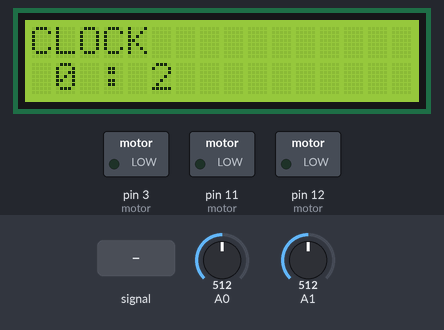
A sketch run on a simulated Arduino Uno, built with avr-gcc and run on an emulated ATmega328P. Parts: 16×2 character LCD, switched loads named in the sketch (green lamp = pin HIGH). Inputs (shaded band) come from the test bench; at power-on: A0 = 512, A1 = 512.

Above: at 1.2 s.
1.3 s: A0 fed a 200 Hz sine of ±255 counts around its level
At 1.95 s:
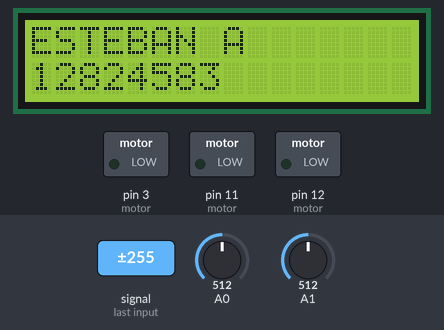
At 2.42 s:
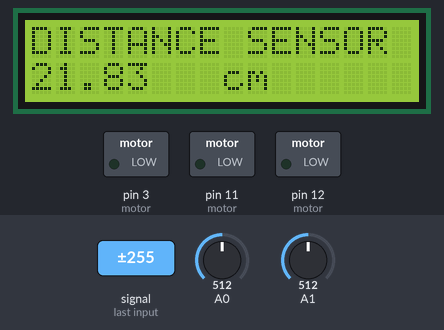
4.0 s: A0 set to 716
At 5.2 s:
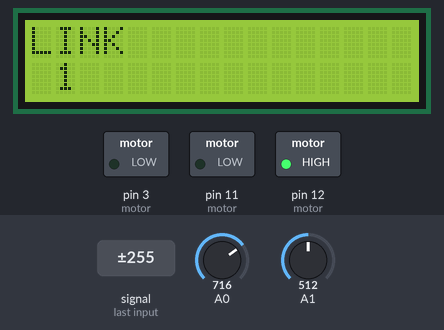
Timing chart, 0 to 7.0 s (numbered marks = the images above; inputs shaded):
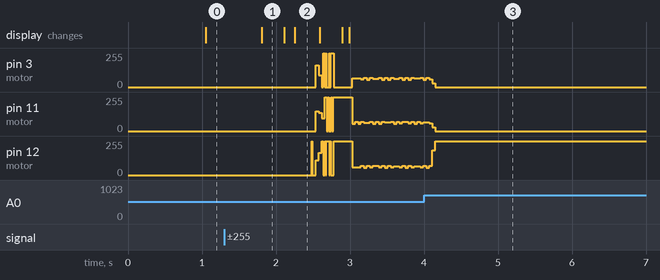

The sketch:

assigment_final.ino
```cpp
#include <avr/io.h>       //Include AVR library
#include<stdio.h>

#include <LiquidCrystal.h>
LiquidCrystal lcd(8, 9, 4, 5, 6, 7);

#define btnRIGHT  0
#define btnUP     1
#define btnDOWN   2
#define btnLEFT   3
#define btnSELECT 4
#define btnNONE   5

double sensor, inches, cm,dist1, dist2;
int lcd_key;
volatile unsigned int  seconds;
volatile unsigned int minutes;
int mode = 1;
int angle;
double avg;
double reads;
int Steps = 0;      // Start at no steps in sequence
int Direction; //Defaults at clockwise
int stepsleft; //<----Calculate the total number of steps per revolution
int x;          // variable to hold the direction
int speeder ;           //variable that set the speed of the motor
int count;


void setup() {
  // put your setup code here, to run once:
  lcd.begin(16, 2);              // start the library
  ADMUX |= (1 << REFS0);
  ADMUX &= ~(1 << REFS1);
  ADMUX &= ~(1 << ADLAR);
  ADCSRA |= (1 << ADEN) |  (1 << ADSC) | (1 << ADPS2) | (1 << ADPS1) | (1 << ADPS0);
  ADCSRA |= (1 << ADIE);

  //timer 1 setup
  cli();          // disable global interrupts
  TCCR1A = 0;     // set entire TCCR1A register to 0
  TCCR1B = 0;     // same for TCCR1B
  OCR1A = 15624;
  // turn on CTC mode:
  TCCR1B |= (1 << WGM12);
  // Set CS10 and CS12 bits for 1024 prescaler:
  TCCR1B |= (1 << CS10);
  TCCR1B |= (1 << CS12);
  // enable timer compare interrupt:
  TIMSK1 |= (1 << OCIE1A);

  //Serial.begin(9600);

  TCCR2A &= ~(1 <<  COM2A1);

  TCCR2A &= ~(1 << COM2A0); //<-------- Here, set control register A for the normal mode of operation.
  TCCR2B |= (1 << CS22) | (1 << CS21) | (1 << CS20); //<-------- Here, set control register B for the prescaler values choose wisely to get 1ms.
  TCNT2 = 0; //Initial counter at 0


  sei();      // enable global interrupts

  ADCSRA |= (1 << ADSC);              //runs tha adc module


  DDRB |= (1 < DDB5) | (1 << DDB4) | (1 << DDB3); //<-----Choose which pins to set as output for the motor, avoid using the digital pins the LCD uses.
  DDRD |= (1 << DDD3);


}
void update_clock() {                   //function that counts for the clock mode
  seconds++;                            // count the count of seconds it will increment
  if (seconds == 60) {                    //checks the conditions to then increase the minutes
    seconds = 0;
    minutes++;
    lcd.clear();
  }

}


int  read_LCD_buttons() {


  if (lcd_key < 750 && lcd_key > 600) {           //threshold value of the select button
    if ( TCNT2 >= 16) {
      count++;
      TCNT2 = 0;

    } if (count == 40) {                  //debouncer for the button as this will wait a  amount of time until it changes to the next mode
      mode++;
      count = 0;
      lcd.clear();
    }

  }


  if ( mode == 7) {                         // checks is the modes goes to the final moden and hence goes back to the first mode and keeps the cycle
    mode = 1;
  }


  ADCSRA |= (1 << ADSC);   //<---- Start ADC conversion bit
  while (ADCSRA != ADCSRA & ~(1 << ADIF)) //<---- Create a condition that waits for ADC conversion interrupt flag
    ADCSRA &= ~(1 << ADIF);


  switch (mode) {
    case 1:

      lcd.home();
      lcd.setCursor(0, 0);
      lcd.print("CLOCK");
      lcd.setCursor(1, 1);
      lcd.print (minutes);
      lcd.setCursor(3, 1);
      lcd.print(":");
      lcd.setCursor(5, 1);
      lcd.print(seconds);
      break;

    case 2:
      lcd.setCursor (0, 0);
      lcd.print("ESTEBAN A");
      lcd.setCursor(0, 1);
      lcd.print("12824583");
      break;


    case 3:
      lcd.setCursor(0, 0);
      lcd.print("DISTANCE SENSOR");
      lcd.setCursor(8, 1);
      lcd.print("cm");
      lcd.setCursor(0, 1);
      lcd.print(avg);
      distance();
      break;


    case 4:
      lcd.setCursor(0, 0);
      lcd.print("CONTINUOUS");

      conti();

      break;

    case 5:
      lcd.setCursor(0, 0);
      lcd.print("STEPS");
      lcd.setCursor(0, 1);
      lcd.print(stepsleft);
      steps();
      break;


    case 6:
      lcd.setCursor(0, 0);;
      lcd.print("LINK");
      lcd.setCursor(1, 1);
      lcd.print(angle);
      linki();
      break;

  }

  return  lcd_key;
}


int distance() {
  if (lcd_key < 750 && lcd_key > 600) {
    if ( TCNT2 >= 16) {
      count++;
      TCNT2 = 0;

    } if (count == 20) {
      mode++;
      count = 0;
      lcd.clear();                          //this was done with the purpose to exit the distance mode when the select is pressed.
    }


  }

  float total;        // sets a float variable
  ADCSRA |= (1 << ADSC);   //<---- Start ADC conversion bit
  while (ADCSRA != ADCSRA & ~(1 << ADIF)) //<---- Create a condition that waits for ADC conversion interrupt flag
    ADCSRA &= ~(1 << ADIF);

  for (int x = 0; x < 200; x++) {                   // seta a for loop to average and poll the value that the sensor is reading
    inches = 4192.936 * pow(sensor, -0.935) - 3.937;
    cm = 10650.08 * pow(sensor, -0.935) - 10;         // distance equations
   dist1=60.374*pow(sensor,-1.16);
   dist2=23207.9*pow(sensor,-1.1171);


    total = dist2;
  }
  if ( TCNT2 >= 16) {

    count++;
    TCNT2 = 0;

  }

  if (count == 40) {
    avg = total;
    reads = total;                    //this was done with the purpose of giving the sensor a stable update rate
    count = 0;
  }


  return sensor;            // returns the value of the adc channel 1 from isr
}

void SetDirection() {


  if (Direction == x)                 //check whether the conditino for the funtions is either 1 or  0 to set a direction
  {
    Steps++;
  }
  else
  {
    Steps--;
  }
  if (Steps > 7) {
    Steps = 0;
  }
  if (Steps < 0)
  {
    Steps = 7;
  }
}
void motor(float xw) {
  for (float x = 0.0; x < xw; x++)
  {


    switch (Steps)    // This switch case will handle the digital pins to toggle for each step, refer to the step sequence table for pin values.
    { // Make sure you are toggling the correct pins
      case 0:
        //<----- Insert Digital Pin allocations for steps 1-7 Remember do not set the whole byte because the LCD uses certain digital pins.
        PORTB |= (1 << PORTB5);
        PORTD &= ~(1 << PORTD3);
        PORTB &= ~(1 << PORTB3);
        PORTB &= ~(1 << PORTB4);

        break;
      case 1:
        PORTB  |= (1 << PORTB5);
        PORTB  |= (1 << PORTB4);
        PORTD &= ~(1 << PORTD3);
        PORTB &= ~(1 << PORTB3);

        break;
      case 2:
        PORTB |= (1 << PORTB4);
        PORTD &= ~(1 << PORTD3);
        PORTB &= ~(1 << PORTB3);
        PORTB &= ~(1 << PORTB5);

        break;
      case 3:
        PORTB |= (1 << PORTB4);
        PORTB |= (1 << PORTB3);
        PORTD &= ~(1 << PORTD3);
        PORTB &= ~(1 << PORTB5);

        break;
      case 4:
        PORTB |= (1 << PORTB3);
        PORTD &= ~(1 << PORTD3);
        PORTB &= ~(1 << PORTB4);
        PORTB &= ~(1 << PORTB5);

        break;
      case 5:
        PORTB |= (1 << PORTB3);
        PORTD |= (1 << PORTD3);
        PORTB &= ~(1 << PORTB4);
        PORTB &= ~(1 << PORTB5);

        break;
      case 6:
        PORTD |= (1 << PORTD3);
        PORTB &= ~(1 << PORTB3);
        PORTB &= ~(1 << PORTB4);
        PORTB &= ~(1 << PORTB5);

        break;
      case 7:
        PORTD |= (1 << PORTD3);
        PORTB &= ~(1 << PORTB3);
        PORTB &= ~(1 << PORTB4);
        PORTB |= (1 << PORTB5);

        break;
      default:


        PORTD &= ~(1 << PORTD3);
        PORTB &= ~(1 << PORTB3);
        PORTB &= ~(1 << PORTB4);
        PORTB &= ~(1 << PORTB5); //<----Default pins select are off
        break;
    }
    SetDirection();
  }
}

void stepper() {


  switch (Steps)    // This switch case will handle the digital pins to toggle for each step, refer to the step sequence table for pin values.
  { // Make sure you are toggling the correct pins
    case 0:
      //<----- Insert Digital Pin allocations for steps 1-7 Remember do not set the whole byte because the LCD uses certain digital pins.
      PORTB |= (1 << PORTB5);
      PORTD &= ~(1 << PORTD3);
      PORTB &= ~(1 << PORTB3);
      PORTB &= ~(1 << PORTB4);

      break;
    case 1:
      PORTB  |= (1 << PORTB5);
      PORTB  |= (1 << PORTB4);
      PORTD &= ~(1 << PORTD3);
      PORTB &= ~(1 << PORTB3);

      break;
    case 2:
      PORTB |= (1 << PORTB4);
      PORTD &= ~(1 << PORTD3);
      PORTB &= ~(1 << PORTB3);
      PORTB &= ~(1 << PORTB5);

      break;
    case 3:
      PORTB |= (1 << PORTB4);
      PORTB |= (1 << PORTB3);
      PORTD &= ~(1 << PORTD3);
      PORTB &= ~(1 << PORTB5);

      break;
    case 4:
      PORTB |= (1 << PORTB3);
      PORTD &= ~(1 << PORTD3);
      PORTB &= ~(1 << PORTB4);
      PORTB &= ~(1 << PORTB5);
      //delay(1);
      break;
    case 5:
      PORTB |= (1 << PORTB3);
      PORTD |= (1 << PORTD3);
      PORTB &= ~(1 << PORTB4);
      PORTB &= ~(1 << PORTB5);

      break;
    case 6:
      PORTD |= (1 << PORTD3);
      PORTB &= ~(1 << PORTB3);
      PORTB &= ~(1 << PORTB4);
      PORTB &= ~(1 << PORTB5);
      //delay(1);
      break;
    case 7:
      PORTD |= (1 << PORTD3);
      PORTB &= ~(1 << PORTB3);
      PORTB &= ~(1 << PORTB4);
      PORTB |= (1 << PORTB5);

      break;
    default:


      PORTD &= ~(1 << PORTD3);
      PORTB &= ~(1 << PORTB3);
      PORTB &= ~(1 << PORTB4);
      PORTB &= ~(1 << PORTB5); //<----Default pins select are off
      break;
  }
  SetDirection();

}

void conti() {


  if ( TCNT2 >= 20 + speeder) {                       //this set the speed of the motor to a particular speed and then a variable will be added in order to increase or decrease the value of the speed based on other conditions
    SetDirection();
    stepper ();                                           // start the motor spinning
    if (lcd_key < 750 && lcd_key > 600) {
      if ( TCNT2 >= 16) {
        count++;
        TCNT2 = 0;

      } if (count == 40) {
        mode++;
        count = 0;
        lcd.clear();                                  // this check whether the selct button is pressed and hence moves to the next mode
      }


    }

    TCNT2 = 0;

  }

  if (lcd_key < 555  && lcd_key > 350) { // btnleft
    x = 1;                                  // sets direction counterclockwise aand will get called on the direction function
    lcd.clear();
    lcd.setCursor(0, 1);
    lcd.print(speeder);
    lcd.setCursor(4, 1);
    lcd.print("rate");
    lcd.setCursor(9, 1);
    lcd.print("CCW");                       // prints the speed and direction


  }
  if (lcd_key < 50 ) {      //btn right

    x = 0;                                    // sets the direction clockwise and will get called on the direcion  function
    lcd.clear();
    lcd.setCursor(0, 1);
    lcd.print(speeder);
    lcd.setCursor(4, 1);
    lcd.print("rate");
    lcd.setCursor(9, 1);
    lcd.print("CW");                                //prints speed and direction

  }
  if (lcd_key < 175 && lcd_key > 50) { //btnup
    speeder = speeder - 1;                              // variable that increases the speed of the motor
    lcd.setCursor(0, 1);
    lcd.print(speeder);
    lcd.setCursor(4, 1);
    lcd.print("rate");

  }

  if (lcd_key < 340 && lcd_key > 200) {
    speeder = speeder + 1;                              //variable that increases and hence decreases the speed of the motor
    lcd.setCursor(0, 1);
    lcd.print(speeder);
    lcd.setCursor(4, 1);
    lcd.print("rate");

  }   // btn down
  if (speeder == 0) {                                 // avoids the motor to go back stop so it set the maximum speed
    speeder = 1;
  }


  if (lcd_key < 750 && lcd_key > 600) {
    if ( TCNT2 >= 16) {
      count++;
      TCNT2 = 0;

    } if (count == 40) {                              //check condition if the select button gets pressed and moves to the next mode
      mode++;
      count = 0;
      lcd.clear();
    }


  }
}


void steps() {


  if (lcd_key < 555  && lcd_key > 350) {            //btn left
    if ( TCNT2 >= 16) {
      count++;                                    //debounces the button
      TCNT2 = 0;

    } if (count == 40) {
      stepsleft = stepsleft + 100;                    //increases the amount of steps it will rotate
      count = 0;
      if (stepsleft == 4097) {
        lcd.clear();
        stepsleft = 0;

      }
    }


  }


  if (lcd_key < 50 ) {        //btn right
    if ( TCNT2 >= 16) {
      count++;                                            //debounces the button
      TCNT2 = 0;

    } if (count == 40) {
      stepsleft = stepsleft - 100;                          //decrease number of steps
      count = 0;
      if (stepsleft == 4097) {
        lcd.clear();
        stepsleft = 0;

      }
    }
    if (stepsleft == -4097) {
      lcd.clear();
      stepsleft = 0;
    }


  }
  if (lcd_key < 175 && lcd_key > 50) {
    lcd.clear();                        //btnUP                           //resets number of steps
    stepsleft = 0;
  }//return stepsleft;


  if (lcd_key < 340 && lcd_key > 200) { // btnDOWN


    lcd.clear();
    low();                                                        //calls the function to move the motor based on the steps
  }


}


void low() {

  while (stepsleft > 0 ) {
                                                //check the number of steps that has been set

    if ( TCNT2 >= 40) {
      SetDirection();
      x = 1;
      stepper ();                       //gives the pulse and move the and it will decrease the number of steps until it stops
      stepsleft--;

      lcd.setCursor(0, 0);
      lcd.print("STEPS");

      lcd.setCursor(0, 1);
      lcd.print(stepsleft--);               //prints the as the steps decrease


      TCNT2 = 0;

    }


    lcd.setCursor(0, 0);
    lcd.print("STEPS");

    lcd.setCursor(0, 1);                        //prints steps again
    lcd.print(stepsleft);


  }
  while (stepsleft < 0) {                             //check the number of steps
    if ( TCNT2 >= 40) {
      SetDirection();
      x = 1;                                        // makes steps incremant  until it stops
      stepper ();
      stepsleft++;

      TCNT2 = 0;


      lcd.setCursor(0, 0);
      lcd.print("STEPS");

      lcd.setCursor(0, 1);                          //print the increment pediocally of the steps in the above function
      lcd.print(stepsleft++);


    }


    lcd.setCursor(0, 0);
    lcd.print("STEPS");                          //prints steps again

    lcd.setCursor(0, 1);
    lcd.print(stepsleft);

  }


  lcd.clear();
  lcd.setCursor(0, 0);
  lcd.print("STEPS");

  lcd.setCursor(0, 1);                     //prints steps again
  lcd.print(stepsleft);


}


void linki() {
  distance();                                   //calls the function sensor

  angle =  avg * 360 / 4096;                                // makes the conversion rate


  if (avg >= 150) {
    stepsleft == 4096;
  }
  if (!((round(27 * (avg + 3)) > stepsleft) && (round(27 * (avg - 3)) < stepsleft))) {              //condition that will round the value based on the ratio of ditance and steps  and will check the distance reading and if  gets true then it will run the function
    if (avg * 27 < stepsleft && stepsleft > 0) {                                                      // if the condition doesnt get true the motor wont move
      x = 0;
      SetDirection();
      stepsleft--;                                                                                // will check whether the distance decreases  and will move  CW towards 360  degress
      stepper();
      if (stepsleft == -4097) {
        stepsleft = 0;                                                                                // check that it wont move the specific range of 0 and 360
      }
    }
    else if (avg * 27 > stepsleft && stepsleft < 4096) {                                         // will check whether the distance increase  and will move  CCW towards 0  degress
      x = 1;
      stepsleft++;
      stepper();
      SetDirection();
      if (stepsleft == 4097) {
        stepsleft = 0;                                                                                // check that it wont move the specific range of 0 and 360
      }

    }
  }


}


void loop() {
  // put your main code here, to run repeatedly:


  read_LCD_buttons();                                                           //contantly check the mode function and if the select button gets pressed


  ADCSRA |= (1 << ADSC);   //<---- Start ADC conversion bit
  while (ADCSRA != ADCSRA & ~(1 << ADIF)) //<---- Create a condition that waits for ADC conversion interrupt flag
    ADCSRA &= ~(1 << ADIF);


}


ISR(TIMER1_COMPA_vect) {
  update_clock();                                       //keeps running the clock mode on  the background

}


ISR(ADC_vect) {
  uint16_t result = ADC;
  switch (ADMUX & 0x0F) { //Here we are only looking at the last for bits by setting the first for bits to 0 (just for the switch statement the bits in ADMUX don't actually change)

    case 0: //Don't need the C0 --> only 0 as we cleared the first 4 bits ^^
      lcd_key = result;                   //retrieves the value of the adc that will go into the button for all the funtions
      ADMUX |= (1 << MUX0); //just change the last bit to change the channel

      break;


    case 1 :


      sensor = result;                                //retrieve the value of the adc module of channel 1 that will be used for the sensor
      ADMUX &= ~(1 << MUX0);
      break;

    default:


      break;
  }


  ADCSRA |= (1 << ADSC);

}
```
